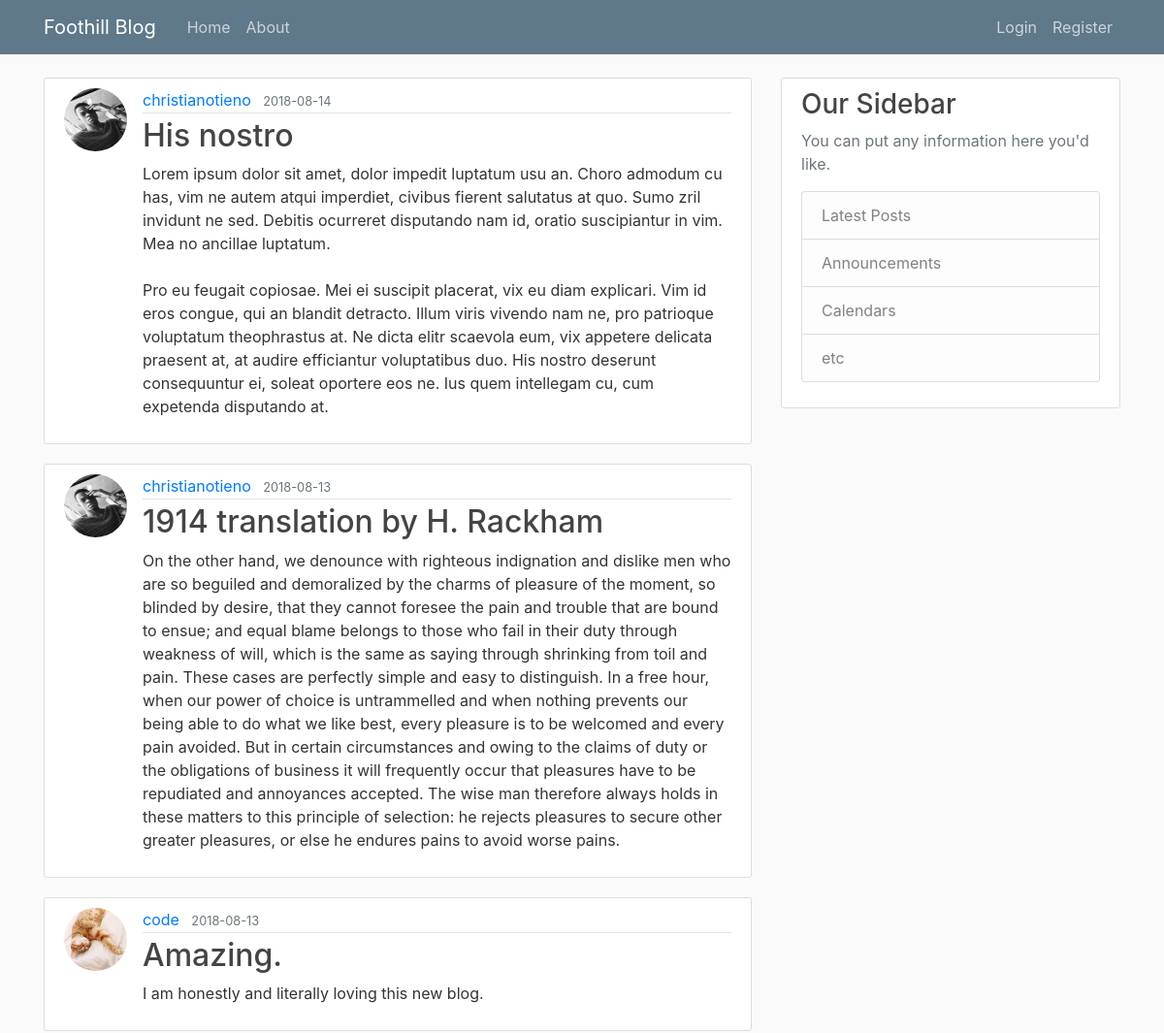
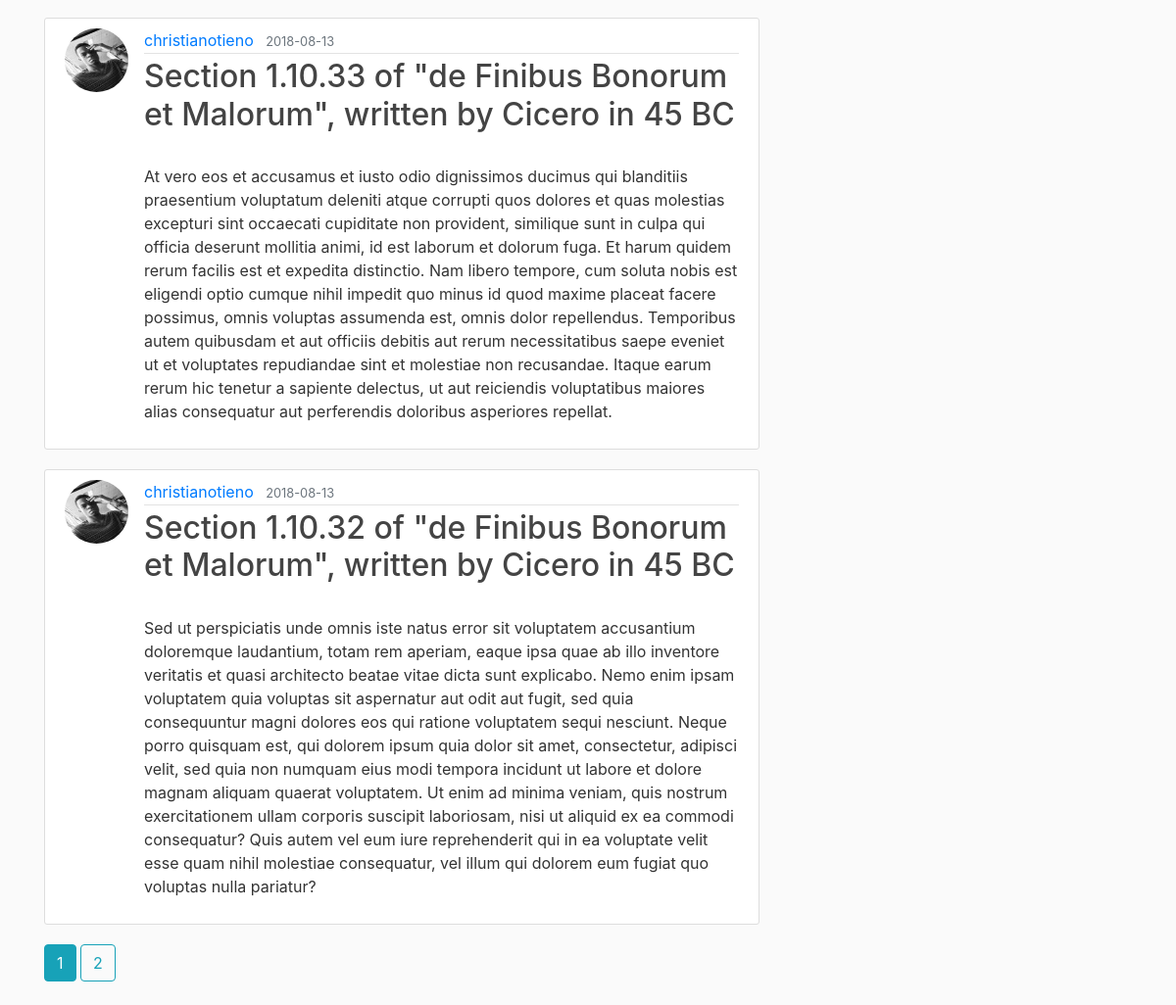
Page /home on the earlier database version (2 pictures, top to bottom).
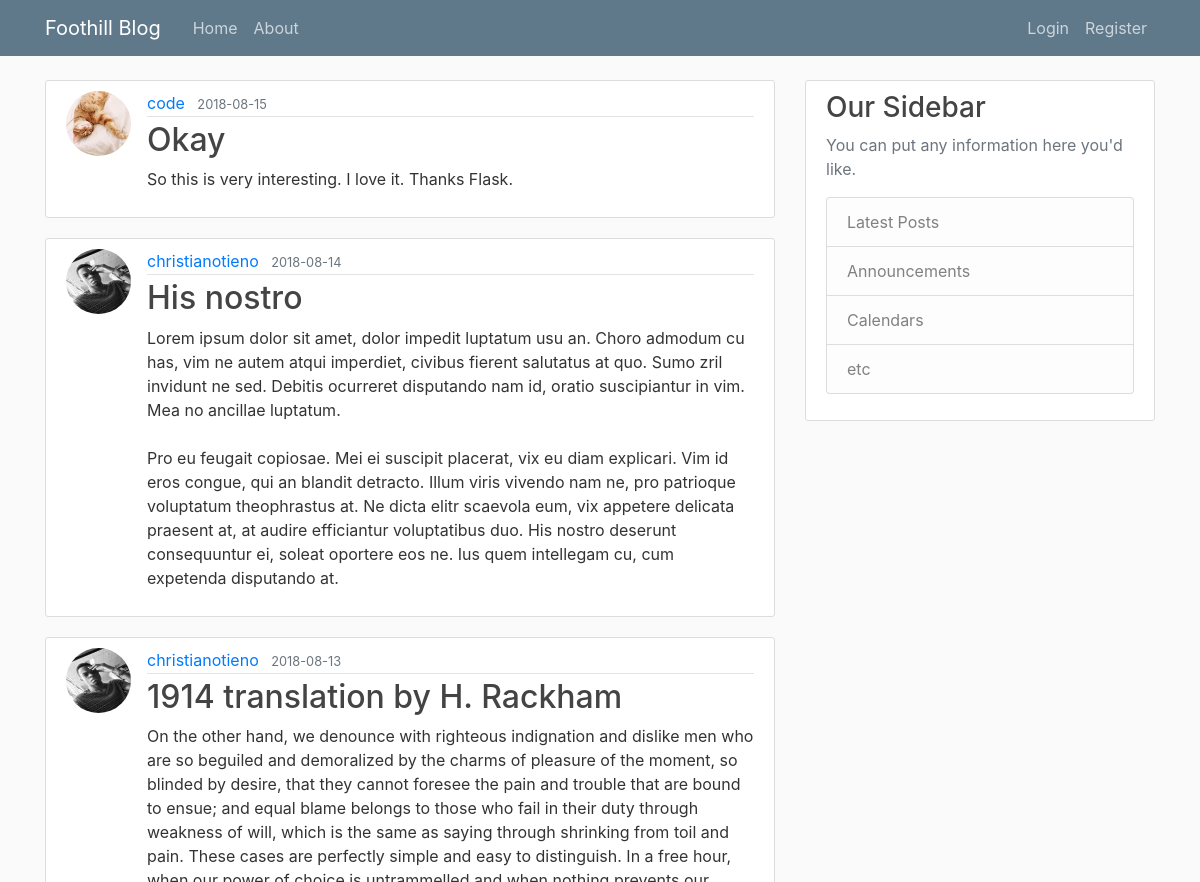
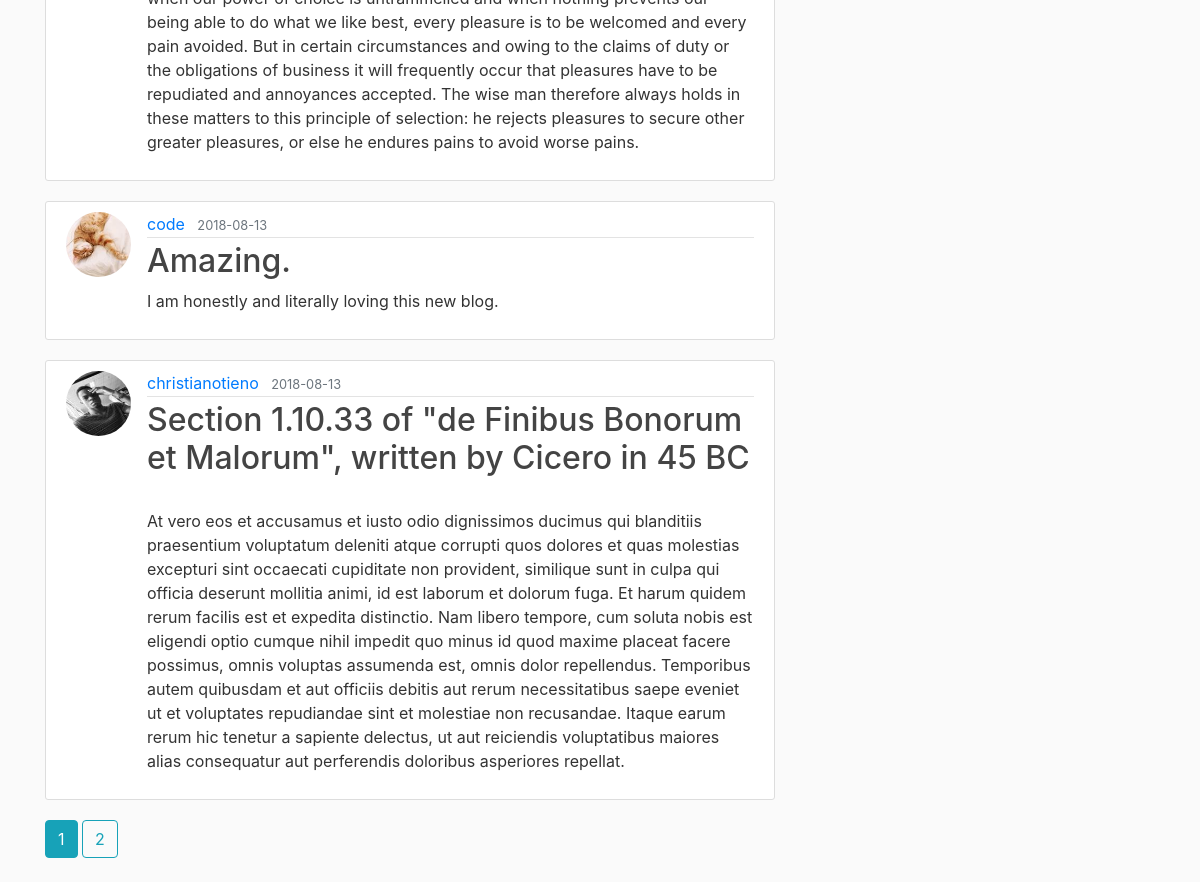
Same page on the later database version (2 pictures, top to bottom).
### blog/models.py (models this page shows, shortened)
class Post(db.Model):
    id = db.Column(db.Integer, primary_key=True)
    title = db.Column(db.String(100), nullable=False)
    DatePosted = db.Column(db.DateTime, nullable=False, default=datetime.utcnow)
    content = db.Column(db.Text, nullable=False)
    UserId = db.Column(db.Integer, db.ForeignKey('user.id'), nullable=False)

class User(db.Model, UserMixin):
    id = db.Column(db.Integer, primary_key=True)
    username = db.Column(db.String(20), unique=True, nullable=False)
    email = db.Column(db.String(120), unique=True, nullable=False)
    ImageFile = db.Column(db.String(20), nullable=False,
                           default='default.jpg')
    password = db.Column(db.String(60), nullable=False)
    posts = db.relationship('Post', backref='author', lazy=True)

### blog/routes.py (the view)
@app.route("/")
@app.route("/home")
def home():
    page = request.args.get('page', 1, type=int)
    posts = Post.query.order_by(
        Post.DatePosted.desc()).paginate(page=page, per_page=5)
    return render_template('home.html', posts=posts)

### blog/templates/home.html
{% extends "layout.html" %}
{% block content %}
    {% for post in posts.items %}
        <article class="media content-section">
            <img class="rounded-circle article-img" src="{{ url_for('static', filename='ProfilePics/' + post.author.ImageFile) }}">
            <div class="media-body">
                <div class="article-metadata">
                    <a class="mr-2" href="{{ url_for('UserPosts', username=post.author.username) }}">{{ post.author.username }}</a>
                    <small class="text-muted">{{ post.DatePosted.strftime('%Y-%m-%d') }}</small>
                </div>
                <h2><a class="article-title" href="{{ url_for('post', post_id=post.id) }}">{{ post.title }}</a></h2>
                <p class="article-content">{{ post.content }}</p>
            </div>
        </article>
    {% endfor %}
    {% for page_num in posts.iter_pages(left_edge=1, right_edge=1, left_current=1, right_current=2) %}
        {% if page_num %}
            {% if posts.page == page_num %}
                <a class="btn btn-info mb-4" href="{{ url_for('home', page=page_num) }}">{{ page_num }}</a>
            {% else %}
                <a class="btn btn-outline-info mb-4" href="{{ url_for('home', page=page_num) }}">{{ page_num }}</a>
            {% endif %}
        {% else %}
         ...
        {% endif %}
    {% endfor %}
{% endblock content %}

Differences in the rows shown:
no longer on this page (row unchanged): Post: author.username "christianotieno", DatePosted "2018-08-13", title "Section 1.10.32 of \"de Finibus Bonorum et Malorum\", written by Cicero in 45 BC", content "Sed ut perspiciatis unde omnis iste natus error sit voluptatem accusantium doloremque laudantium, totam rem aperiam, eaque ipsa quae ab illo inventore veritatis et quasi architecto beatae vitae dicta sunt explicabo. Nemo enim ipsam voluptatem quia voluptas sit aspernatur aut odit aut fugit, sed quia consequuntur magni dolores eos qui ratione voluptatem sequi nesciunt. Neque porro quisquam est, qui dolorem ipsum quia dolor sit amet, consectetur, adipisci velit, sed quia non numquam eius modi tempora incidunt ut labore et dolore magnam aliquam quaerat voluptatem. Ut enim ad minima veniam, quis nostrum exercitationem ullam corporis suscipit laboriosam, nisi ut aliquid ex ea commodi…"
added Post: author.username "code", DatePosted "2018-08-15", title "Okay", content "So this is very interesting. I love it. Thanks Flask."
